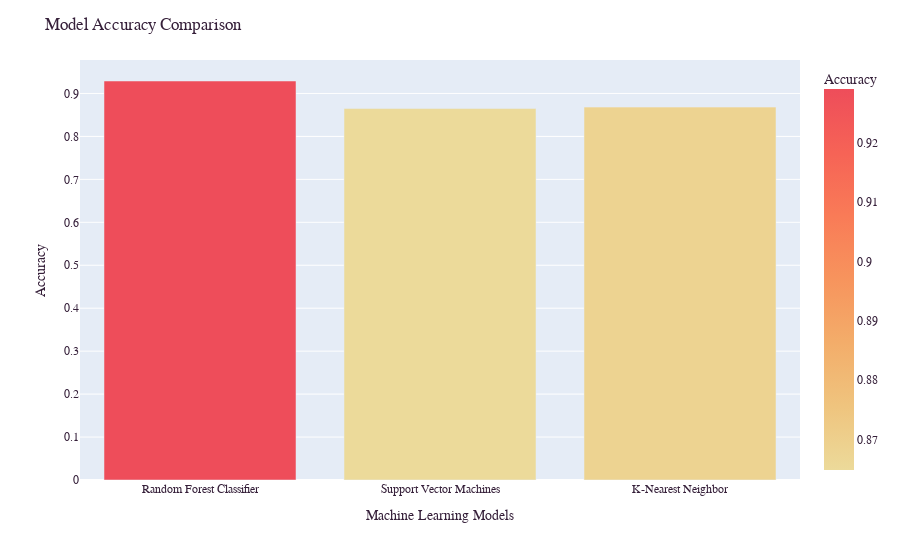

The cell this chart's notebook holds for it:
### Code cell
model_scores_df_fig = px.bar(model_scores_df, 
                             x=["Random Forest Classifier", "Support Vector Machines", "K-Nearest Neighbor"], 
                             y=model_scores_df["Accuracy"],
                             color_continuous_scale='Oryel',
                             color='Accuracy')
model_scores_df_fig.update_layout(title_text='Model Accuracy Comparison',
                                  xaxis_title="Machine Learning Models")
model_scores_df_fig.update_layout(font_family="Courier New",
                                  font_color="#351f39",
                                  title_font_family="Courier New",
                                  title_font_color="#351f39")
model_scores_df_fig.show()

### Figure 1 — Plotly figure (JSON) as saved in the notebook; plotly's stock layout.template omitted (floating-point values rounded to 4 significant figures)
{"data": [{"alignmentgroup": "True", "hovertemplate": "x=%{x}<br>Accuracy=%{marker.color}<extra></extra>", "legendgroup": "", "marker": {"color": [0.929, 0.8649, 0.8682], "coloraxis": "coloraxis"}, "name": "", "offsetgroup": "", "orientation": "v", "showlegend": false, "textposition": "auto", "type": "bar", "x": ["Random Forest Classifier", "Support Vector Machines", "K-Nearest Neighbor"], "xaxis": "x", "y": [0.929, 0.8649, 0.8682], "yaxis": "y"}], "layout": {"barmode": "relative", "coloraxis": {"colorbar": {"title": {"text": "Accuracy"}}, "colorscale": [[0, "rgb(236, 218, 154)"], [0.1667, "rgb(239, 196, 126)"], [0.3333, "rgb(243, 173, 106)"], [0.5, "rgb(247, 148, 93)"], [0.6667, "rgb(249, 123, 87)"], [0.8333, "rgb(246, 99, 86)"], [1, "rgb(238, 77, 90)"]]}, "font": {"color": "#351f39", "family": "Courier New"}, "legend": {"tracegroupgap": 0}, "margin": {"t": 60}, "title": {"font": {"color": "#351f39", "family": "Courier New"}, "text": "Model Accuracy Comparison"}, "xaxis": {"anchor": "y", "domain": [0, 1], "title": {"text": "Machine Learning Models"}}, "yaxis": {"anchor": "x", "domain": [0, 1], "title": {"text": "Accuracy"}}}}
